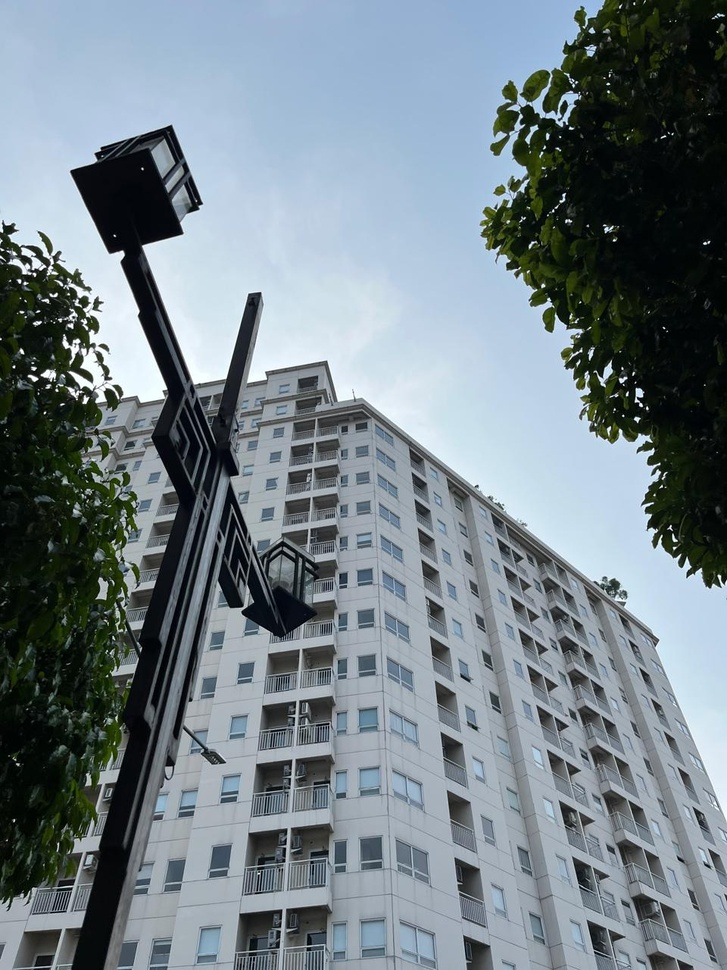
#> input picture image.jpeg, 727 x 970 px, shrunk from 960 x 1280 before the run, found by its file name
$ python KNN.py
#> lines starting #> are read from the running program, lines starting #| are printed output that depends on the picture
import cv2
import numpy as np
import matplotlib.pyplot as plt
import os

# Fungsi untuk membaca gambar
def load_image(path):
    image = cv2.imread(path)
#> image is the input picture: shape (970, 727, 3); mean B, G, R 135.9, 128.8, 116.5
    if image is None:
        raise FileNotFoundError(f"File tidak ditemukan di path: {path}")
    image = cv2.cvtColor(image, cv2.COLOR_BGR2RGB)  # Konversi ke format RGB
    return image

# Fungsi untuk inisialisasi titik data secara acak ke salah satu k cluster
def initialize_clusters(data, k):
#> called with data = array of shape (705190, 3), k = 7
    n_samples = data.shape[0]
#> n_samples = 705190
    labels = np.random.randint(0, k, n_samples)
    return labels

# Fungsi untuk menghitung pusat cluster
def calculate_centroids(data, labels, k):
    centroids = np.zeros((k, data.shape[1]))
    for i in range(k):
        points = data[labels == i]
        centroids[i] = points.mean(axis=0) if len(points) > 0 else np.random.rand(data.shape[1])
    return centroids

# Fungsi untuk segmentasi menggunakan K-Means dengan inisialisasi manual
def segment_image(image, k=3, max_iter=100):
    # Mengubah gambar menjadi array 2D di mana setiap baris adalah sebuah piksel
    data = image.reshape((-1, 3)).astype(np.float32)

    # Inisialisasi acak titik data ke cluster
    labels = initialize_clusters(data, k)

    # Ulangi hingga konvergen atau mencapai jumlah iterasi maksimal
    for iteration in range(max_iter):
        centroids = calculate_centroids(data, labels, k)
        new_labels = np.argmin(np.linalg.norm(data[:, np.newaxis] - centroids, axis=2), axis=1)

        if np.array_equal(new_labels, labels):
            break
        labels = new_labels

    # Konversi pusat cluster ke tipe uint8
    centroids = np.uint8(centroids)
#> centroids = [[82, 90, 94], [205, 223, 236], [167, 191, 216], [122, 131, 139], [9, 15, 10], [44, 51, 41], [161, 171, 180]]

    # Tetapkan label cluster ke piksel gambar
    segmented_image = centroids[labels.flatten()]
    segmented_image = segmented_image.reshape(image.shape)
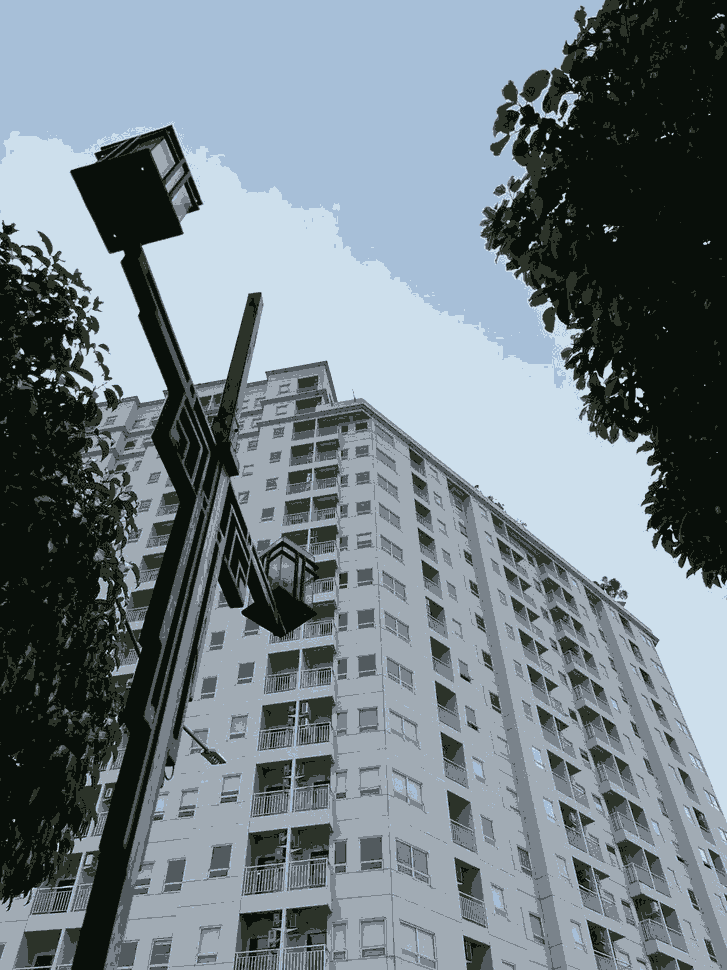
#> segmented_image: shape (970, 727, 3); mean R, G, B 116.1, 128.3, 135.5

    return segmented_image

# Fungsi untuk menyimpan gambar hasil segmentasi
def save_image(path, image):
    image = cv2.cvtColor(image, cv2.COLOR_RGB2BGR)
    if not cv2.imwrite(path, image):
        raise IOError(f"Tidak dapat menyimpan gambar ke path: {path}")

# Main program
if __name__ == "__main__":
    input_path = "c:/Campus Life/Semester 4/Pengolahan Citra/UASCITRA/image.jpeg"  # Ganti dengan path gambar input Anda
    output_directory = "c:/Campus Life/Semester 4/Pengolahan Citra/UASCITRA/Output/"  # Ganti dengan direktori untuk menyimpan gambar hasil

    if not os.path.exists(output_directory):
        os.makedirs(output_directory)

    output_path = os.path.join(output_directory, "output_image.jpeg")  # Nama file output

    try:
        image = load_image(input_path)
    except FileNotFoundError as e:
        print(e)
        exit()

    k = 7  # Jumlah cluster
    segmented_image = segment_image(image, k)

    try:
        save_image(output_path, segmented_image)
    except IOError as e:
        print(e)
        exit()

    # Menampilkan gambar asli dan hasil segmentasi
    plt.figure(figsize=(10, 5))
    plt.subplot(1, 2, 1)
    plt.title('Original Image')
    plt.imshow(image)
    plt.subplot(1, 2, 2)
    plt.title('Segmented Image')
    plt.imshow(segmented_image)
    plt.show()
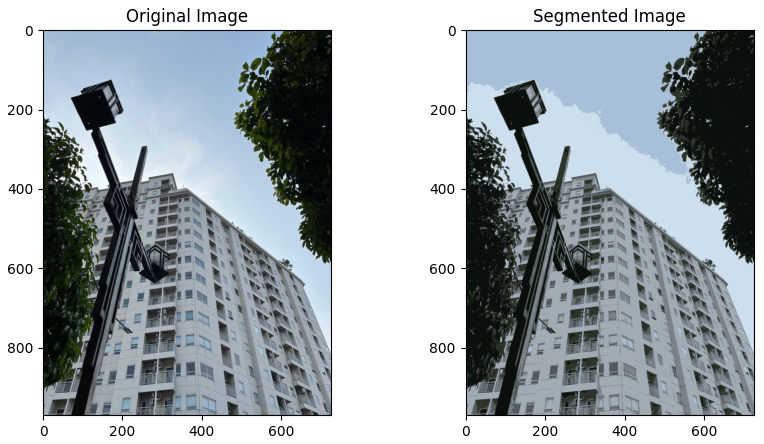
#> figure drawn by matplotlib, 2 panels
    print(f"Hasil segmentasi telah disimpan di: {output_path}")
